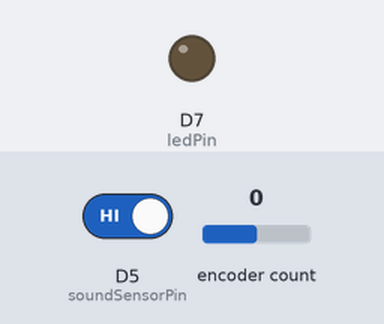
This sketch was run on a simulated ESP8266 (NodeMCU). On the bench: output pins drawn as LEDs (lit = HIGH). Dashed ring = blinking. The inputs (shaded band) are chosen by the test bench; at power-on: D5 (soundSensorPin) HIGH, encoder count 0. WiFi joins after 1.5 s; servers stay silent unless stated; what the sketch prints to the serial monitor is not drawn.

Above: at 2.7 s.
2.8 s: D5 (soundSensorPin) driven LOW
At 3.05 s:
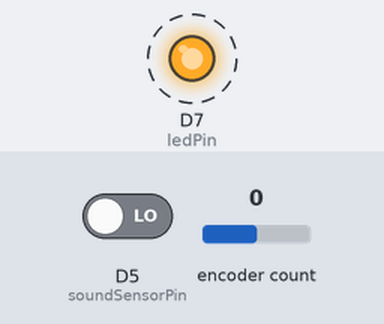
5.8 s: encoder count set to 4
8.8 s: D5 (soundSensorPin) driven HIGH
At 8.8 s:
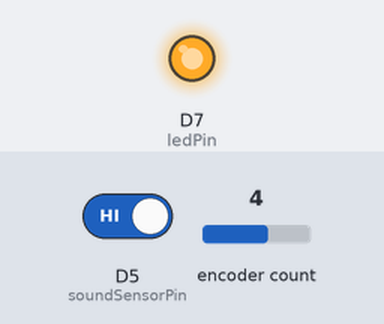
10.3 s: encoder count set to 5
At 11.7 s:
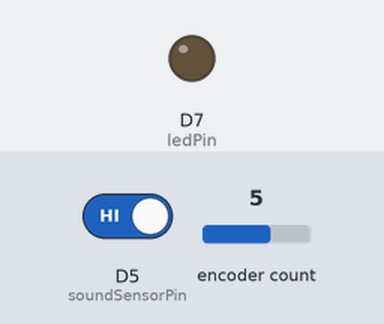
Timing chart, 0 to 12.8 s (numbered marks = the images above; inputs shaded):
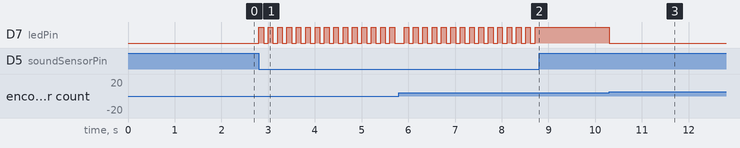

Measured:
- after the input at 2.8 s, D7 (ledPin): alternates HIGH for 0.10 s and LOW for 0.10 s, starting at once
- after the input at 8.8 s, D7 (ledPin): stops changing and stays HIGH
- after the input at 10.3 s, D7 (ledPin): HIGH → LOW at once

The sketch:

light_with_encoder.ino
```cpp
#include <ESP8266WiFi.h>
#include <Encoder.h>

const char* ssid = "bestWiFi";
const char* password = "panzer1235";
const byte ledPin = D7;
const byte soundSensorPin = D5;
const int maxValue = 1023;
boolean isLighted = false;


Encoder myEnc(D1, D2);
long value = 0;

// Create an instance of the server
// specify the port to listen on as an argument
WiFiServer server(80);

void setup() {
  Serial.begin(115200);

  // prepare GPIO13
  pinMode(ledPin, OUTPUT);
  analogWrite(ledPin, 0);

  // Connect to WiFi network
  Serial.println();
  Serial.println();
  Serial.print("Connecting to ");
  Serial.println(ssid);

  WiFi.mode(WIFI_STA);
  WiFi.begin(ssid, password);

  while (WiFi.status() != WL_CONNECTED) {
    delay(500);
    Serial.print(".");
  }
  Serial.println("");
  Serial.println("WiFi connected");

  // Start the server
  server.begin();
  Serial.println("Server started");

  // Print the IP address
  Serial.println(WiFi.localIP());
}

void updateEncoderValue(int newValue) {
  if (newValue > 0) {
    value = newValue % (maxValue + 1);
  } else {
    value = 0;
  }
  isLighted = value > 0;
  myEnc.write(value);
  analogWrite(ledPin, value);
}

void loop() {

  long newPosition = myEnc.read();

  if (newPosition != value) {
    updateEncoderValue(newPosition);
    return;
  }
  if (!digitalRead(soundSensorPin)) {
    updateEncoderValue(maxValue + isLighted);
    delay(100);
    return;
  }

  // Check if a client has connected
  WiFiClient client = server.available();
  if (!client) {
    return;
  }

  // Wait until the client sends some data
  Serial.println("new client");
  while(!client.available()){
    delay(1);
  }

  // Read the first line of the request
  String req = client.readStringUntil('\r');

  client.flush();

  // Match the request
  int val;
  int from = req.indexOf("light=");
  if (from != -1) {
    int to = req.indexOf("&");
    if (to == -1) to = req.length() - 1;
    String param = req.substring(from, to);
    param.replace("light=", "");
    val = param.toInt();
    updateEncoderValue(val);
  } else {
    client.stop();
    return;
  }

  client.flush();

  // Prepare the response
  String s = "HTTP/1.1 200 OK\r\nContent-Type: text/html\r\n\r\n<!DOCTYPE HTML>\r\n<html>\r\nGPIO is now ";
  s += String(val);
  s += "</html>\n";

  // Send the response to the client
  client.print(s);
  delay(10);

  // The client will actually be disconnected
  // when the function returns and 'client' object is detroyed
}
```
